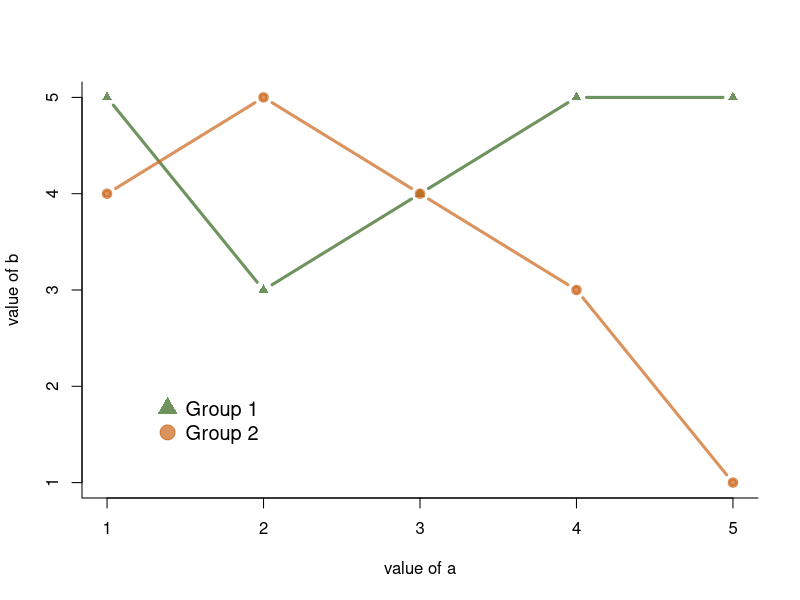

Source code (R):
### this file was used to start looking at basic PDF graphic generation, using .pdf extension

getwd()
sink()
# "/home/nmm199/R/MB_RNAseq/Clinical/clin.results/
pdf ("plot.pdf") ### adjust to which data are being used
par(mfrow = c(2,2))
### set file for log output
# log.file = "/home/nmm199/R/MB_RNAseq/Clinical/clin.results/pDatalog.report.data.txt"


try(surv.km.OS.all <- km.log.test.OS(time = matched.test.incl.pData$Followup, event = OS.cat.bin.incl, marker = matched.goi.vsd.cat.incl ), silent = T)
try(surv.km.OS.G3G4 <- km.log.test.OS(time = matched.G3G4.incl.pData$Followup, event = OS.G3G4.bin.incl, marker = matched.goi.vsd.cat.G3G4.incl), silent = T)
try(surv.km.OS.SHH <- km.log.test.OS(time = matched.SHH.incl.pData$Followup, event = OS.SHH.bin.incl, marker = matched.goi.vsd.cat.SHH.incl), silent = T)
try(surv.km.OS.SHH.old <- km.log.test.OS(time = matched.SHH.old.incl.pData$Followup, event = OS.SHH.old.bin.incl, marker = matched.goi.vsd.cat.SHH.old.incl), silent = T)

dev.off()


### cox regression analysis

### graphing example


# Create data:
a=c(1:5)
b=c(5,3,4,5,5)
c=c(4,5,4,3,1)

# Make a basic graph
plot( b~a , type="b" , bty="l" , xlab="value of a" , ylab="value of b" , col=rgb(0.2,0.4,0.1,0.7) , lwd=3 , pch=17 , ylim=c(1,5) )
lines(c ~a , col=rgb(0.8,0.4,0.1,0.7) , lwd=3 , pch=19 , type="b" )

# Add a legend
legend("bottomleft", 
       legend = c("Group 1", "Group 2"), 
       col = c(rgb(0.2,0.4,0.1,0.7), 
               rgb(0.8,0.4,0.1,0.7)), 
       pch = c(17,19), 
       bty = "n", 
       pt.cex = 2, 
       cex = 1.2, 
       text.col = "black", 
       horiz = F , 
       inset = c(0.1, 0.1))